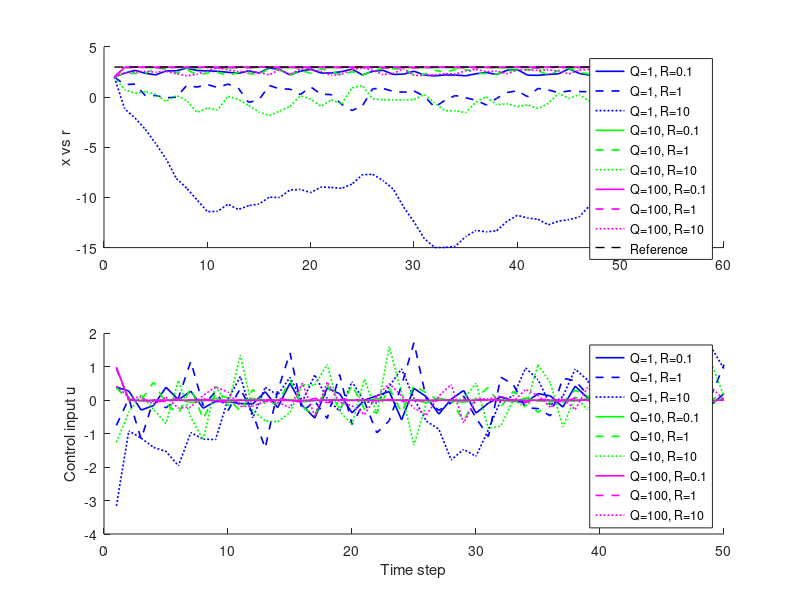

Write MATLAB code to recreate this figure.
function discrete_LQT_multiple_QR()
    % Define Q and R values to test
    Q_vals = [1, 10, 100];
    R_vals = [0.1, 1, 10];
    % Define colors for Q values and line styles for R values
    colors = {'b', 'g', 'm'};  % Q: 1, 10, 100
    lineStyles = {'-', '--', ':'};  % R: 0.1, 1, 10

    % Loop through Q and R combinations
    figure;
    for i = 1:length(Q_vals)
        for j = 1:length(R_vals)
            Q = Q_vals(i);
            R = R_vals(j);
            [x, u, r] = run_LQT(Q, R);  % Run the LQT

            style = [colors{i} lineStyles{j}];  % Combine color and linestyle

            % Plot state trajectory
            subplot(2,1,1);
            hold on;
            plot(1:length(x), x, style, 'LineWidth', 1.2, ...
                'DisplayName', ['Q=' num2str(Q) ', R=' num2str(R)]);

            % Plot control trajectory
            subplot(2,1,2);
            hold on;
            plot(1:length(u), u, style, 'LineWidth', 1.2, ...
                'DisplayName', ['Q=' num2str(Q) ', R=' num2str(R)]);
        end
    end

    subplot(2,1,1);
    plot(1:length(r), r, 'k--', 'LineWidth', 1, 'DisplayName', 'Reference');
    ylabel('x vs r');
    legend('Location', 'best');

    subplot(2,1,2);
    xlabel('Time step');
    ylabel('Control input u');
    legend('Location', 'best');

end

function [x_out, u_out, r_out] = run_LQT(Q, R)
    % System dynamics
    A = 1;
    B = 1;
    C = 1;

    % Horizon
    N = 50;

    % Terminal cost
    P = 1;

    % Allocate memory
    nx = size(A, 1);
    nu = size(B, 2);
    ny = size(C, 1);
    S = zeros(nx, nx, N+1);
    K = zeros(nu, nx, N);
    Kv = zeros(nu, ny, N);
    v = zeros(ny, N+1);

    % Reference trajectory
    r = 3 * ones(ny, N+1);

    % Terminal condition
    S(:,:,N+1) = C' * P * C;
    v(:,N+1) = C' * P * r(:,N+1);

    % Backward Riccati recursion
    for k = N:-1:1
        dk = 0.1 + 10 * rand();
        Sk1 = S(:,:,k+1);
        inv_term = inv(B' * Sk1 * B + R);
        K(:,:,k) = inv_term * B' * Sk1 * A;
        Kv(:,:,k) = inv_term * B';
        Ak = A - B * K(:,:,k);
        S(:,:,k) = A' * Sk1 * Ak + C' * Q * C;
        v(:,k) = Ak' * v(:,k+1) - Ak' * Sk1 * dk + C' * Q * r(:,k);
    end

    % Initial condition
    x = zeros(nx, N+1);
    u = zeros(nu, N);
    x(:,1) = 2;

    % Forward simulation
    for k = 1:N
        u(:,k) = -K(:,:,k) * x(:,k) + Kv(:,:,k) * v(:,k+1);
        x(:,k+1) = A * x(:,k) + B * u(:,k);
    end

    x_out = x(1,:);
    u_out = u(1,:);
    r_out = r(1,:);
end
